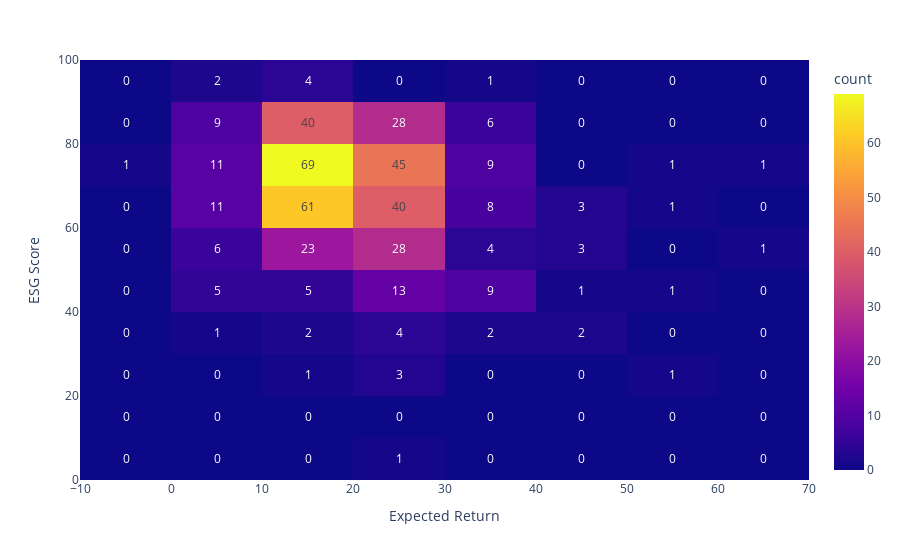

The code cell stored with this chart in its notebook:
### Code cell
import plotly.express as px
#plt.figsize((9,6))
fig = px.density_heatmap(df_new, x='real_return',y='ESG', text_auto=True, nbinsx=8, nbinsy=10, range_x=[-10,70], range_y=[0,100],labels ={'real_return':'Expected Return','ESG':'ESG Score'})
#fig.tight_layout()
fig.show()

### Figure 1 — Plotly figure (JSON) as saved in the notebook; plotly's stock layout.template omitted (floating-point values rounded to 4 significant figures; data arrays with more than 128 entries replaced by an {"elided": "..."} marker saying what was removed)
{"data": [{"coloraxis": "coloraxis", "hovertemplate": "Expected Return=%{x}<br>ESG Score=%{y}<br>count=%{z}<extra></extra>", "name": "", "nbinsx": 8, "nbinsy": 10, "texttemplate": "%{z}", "type": "histogram2d", "x": {"elided": "467 float values"}, "xaxis": "x", "xbingroup": "x", "y": {"elided": "467 float values"}, "yaxis": "y", "ybingroup": "y"}], "layout": {"autosize": true, "coloraxis": {"colorbar": {"title": {"text": "count"}}, "colorscale": [[0, "#0d0887"], [0.1111, "#46039f"], [0.2222, "#7201a8"], [0.3333, "#9c179e"], [0.4444, "#bd3786"], [0.5556, "#d8576b"], [0.6667, "#ed7953"], [0.7778, "#fb9f3a"], [0.8889, "#fdca26"], [1, "#f0f921"]]}, "legend": {"tracegroupgap": 0}, "margin": {"t": 60}, "xaxis": {"anchor": "y", "domain": [0, 1], "range": [-10, 70], "title": {"text": "Expected Return"}, "type": "linear"}, "yaxis": {"anchor": "x", "domain": [0, 1], "range": [0, 100], "title": {"text": "ESG Score"}, "type": "linear"}}}
